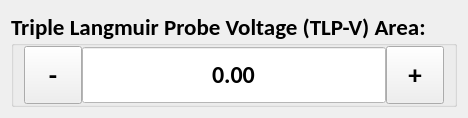
          <widget class="QWidget" name="triple_lang_v_probe_2">
           <layout class="QVBoxLayout" name="verticalLayout_26">
            <item>
             <widget class="QGroupBox" name="tlv_area_gb">
              <property name="minimumSize">
               <size>
                <width>394</width>
                <height>92</height>
               </size>
              </property>
              <property name="maximumSize">
               <size>
                <width>16777215</width>
                <height>1000</height>
               </size>
              </property>
              <property name="font">
               <font>
                <family>Calibri</family>
                <pointsize>17</pointsize>
                <weight>75</weight>
                <bold>true</bold>
               </font>
              </property>
              <property name="styleSheet">
               <string notr="true"/>
              </property>
              <property name="title">
               <string>Triple Langmuir Probe Voltage (TLP-V) Area:</string>
              </property>
              <property name="alignment">
               <set>Qt::AlignLeading|Qt::AlignLeft|Qt::AlignVCenter</set>
              </property>
              <layout class="QHBoxLayout" name="horizontalLayout_39">
               <property name="spacing">
                <number>0</number>
               </property>
               <property name="leftMargin">
                <number>10</number>
               </property>
               <property name="topMargin">
                <number>0</number>
               </property>
               <property name="rightMargin">
                <number>10</number>
               </property>
               <property name="bottomMargin">
                <number>0</number>
               </property>
               <item alignment="Qt::AlignTop">
                <widget class="QToolButton" name="tlv_area_minus">
                 <property name="minimumSize">
                  <size>
                   <width>58</width>
                   <height>58</height>
                  </size>
                 </property>
                 <property name="maximumSize">
                  <size>
                   <width>58</width>
                   <height>58</height>
                  </size>
                 </property>
                 <property name="font">
                  <font>
                   <pointsize>20</pointsize>
                   <weight>75</weight>
                   <bold>true</bold>
                  </font>
                 </property>
                 <property name="text">
                  <string>-</string>
                 </property>
                </widget>
               </item>
               <item alignment="Qt::AlignTop">
                <widget class="QDoubleSpinBox" name="tlv_area_input">
                 <property name="minimumSize">
                  <size>
                   <width>0</width>
                   <height>58</height>
                  </size>
                 </property>
                 <property name="maximumSize">
                  <size>
                   <width>1000</width>
                   <height>58</height>
                  </size>
                 </property>
                 <property name="font">
                  <font>
                   <family>Calibri</family>
                   <pointsize>18</pointsize>
                  </font>
                 </property>
                 <property name="focusPolicy">
                  <enum>Qt::NoFocus</enum>
                 </property>
                 <property name="layoutDirection">
                  <enum>Qt::LeftToRight</enum>
                 </property>
                 <property name="styleSheet">
                  <string notr="true">QDoubleSpinBox {
	background-color: #FFFFFF;
}</string>
                 </property>
                 <property name="alignment">
                  <set>Qt::AlignCenter</set>
                 </property>
                 <property name="readOnly">
                  <bool>true</bool>
                 </property>
                 <property name="buttonSymbols">
                  <enum>QAbstractSpinBox::NoButtons</enum>
                 </property>
                 <property name="correctionMode">
                  <enum>QAbstractSpinBox::CorrectToPreviousValue</enum>
                 </property>
                 <property name="showGroupSeparator" stdset="0">
                  <bool>false</bool>
                 </property>
                 <property name="decimals">
                  <number>2</number>
                 </property>
                 <property name="minimum">
                  <double>-10000.000000000000000</double>
                 </property>
                 <property name="maximum">
                  <double>10000.000000000000000</double>
                 </property>
                 <property name="singleStep">
                  <double>1.000000000000000</double>
                 </property>
                </widget>
               </item>
               <item alignment="Qt::AlignTop">
                <widget class="QToolButton" name="tlv_area_plus">
                 <property name="minimumSize">
                  <size>
                   <width>58</width>
                   <height>58</height>
                  </size>
                 </property>
                 <property name="maximumSize">
                  <size>
                   <width>16777215</width>
                   <height>58</height>
                  </size>
                 </property>
                 <property name="font">
                  <font>
                   <pointsize>20</pointsize>
                   <weight>75</weight>
                   <bold>true</bold>
                  </font>
                 </property>
                 <property name="focusPolicy">
                  <enum>Qt::NoFocus</enum>
                 </property>
                 <property name="text">
                  <string>+</string>
                 </property>
                </widget>
               </item>
              </layout>
             </widget>
            </item>
           </layout>
          </widget>
